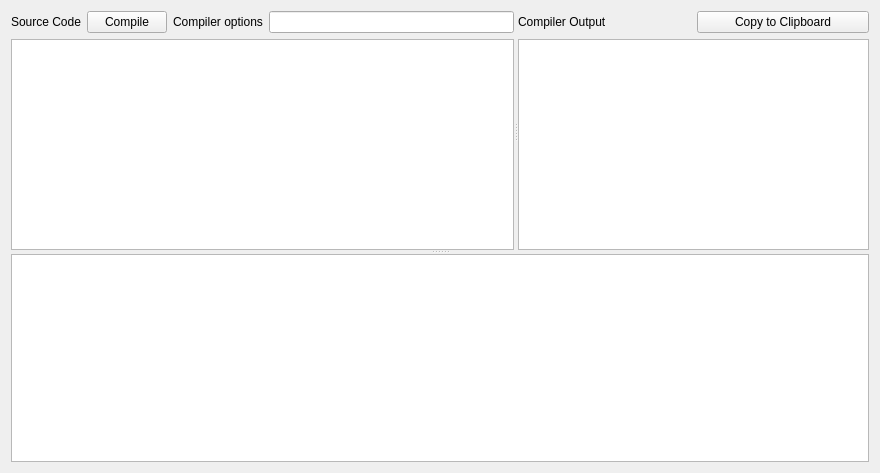
<?xml version="1.0" encoding="UTF-8"?>
<ui version="4.0">
 <class>Kites::CompilerTab</class>
 <widget class="QWidget" name="Kites::CompilerTab">
  <property name="geometry">
   <rect>
    <x>0</x>
    <y>0</y>
    <width>880</width>
    <height>473</height>
   </rect>
  </property>
  <property name="windowTitle">
   <string>Form</string>
  </property>
  <layout class="QGridLayout" name="gridLayout">
   <item row="0" column="0">
    <widget class="QSplitter" name="splitter_2">
     <property name="orientation">
      <enum>Qt::Orientation::Vertical</enum>
     </property>
     <widget class="QSplitter" name="splitter">
      <property name="orientation">
       <enum>Qt::Orientation::Horizontal</enum>
      </property>
      <widget class="QWidget" name="layoutWidget">
       <layout class="QVBoxLayout" name="verticalLayout">
        <item>
         <layout class="QHBoxLayout" name="horizontalLayout">
          <item>
           <widget class="QLabel" name="label">
            <property name="text">
             <string>Source Code</string>
            </property>
           </widget>
          </item>
          <item>
           <widget class="QPushButton" name="convertToAssemblyButton">
            <property name="text">
             <string>Compile</string>
            </property>
           </widget>
          </item>
          <item>
           <widget class="QLabel" name="label_3">
            <property name="text">
             <string>Compiler options</string>
            </property>
           </widget>
          </item>
          <item>
           <widget class="QLineEdit" name="compilerOptionslineEdit"/>
          </item>
         </layout>
        </item>
        <item>
         <widget class="CompilerEditor" name="inputTextEdit"/>
        </item>
       </layout>
      </widget>
      <widget class="QWidget" name="layoutWidget">
       <layout class="QVBoxLayout" name="verticalLayout_2">
        <item>
         <layout class="QHBoxLayout" name="horizontalLayout_2">
          <item>
           <widget class="QLabel" name="label_2">
            <property name="text">
             <string>Compiler Output</string>
            </property>
           </widget>
          </item>
          <item>
           <widget class="QPushButton" name="copyToMainEditorButton">
            <property name="text">
             <string>Copy to Clipboard</string>
            </property>
           </widget>
          </item>
         </layout>
        </item>
        <item>
         <widget class="Editor" name="outputTextEdit"/>
        </item>
       </layout>
      </widget>
     </widget>
     <widget class="QPlainTextEdit" name="console"/>
    </widget>
   </item>
  </layout>
 </widget>
 <customwidgets>
  <customwidget>
   <class>CompilerEditor</class>
   <extends>QPlainTextEdit</extends>
   <header location="global">ui/compiler_tab/compiler_editor.h</header>
  </customwidget>
  <customwidget>
   <class>Editor</class>
   <extends>QPlainTextEdit</extends>
   <header location="global">ui/editor_tab/main_editor.h</header>
  </customwidget>
 </customwidgets>
 <resources/>
 <connections/>
</ui>
